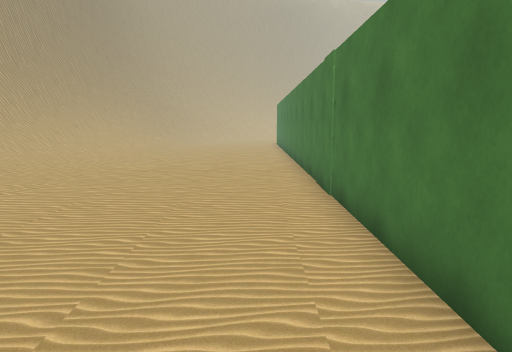
view 1 (above)

13 first-person views from a walk through a 3-D level made in the Unity game engine. The camera is 1.5 m above the floor, tilts 8° down and sees 70° across. The floor is counted in squares, 1 m on a side. Each view is taken from the middle of a square. On the plan, view 1 faces up. The plan holds only what a view shows up to about 16 squares ahead; the rest is blank. The place goes on beyond the plan. Some animated figures are not drawn.

view 2
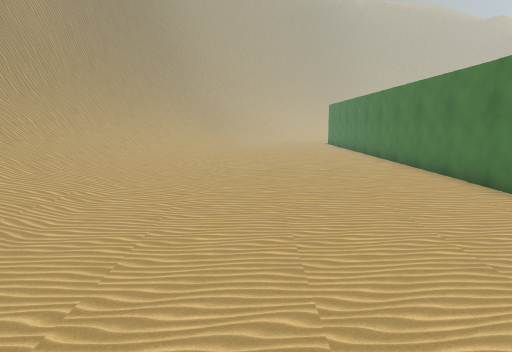

view 3
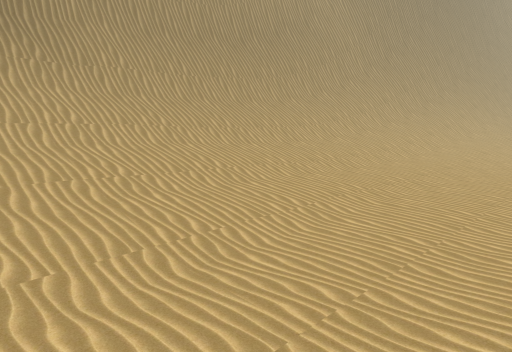

view 4
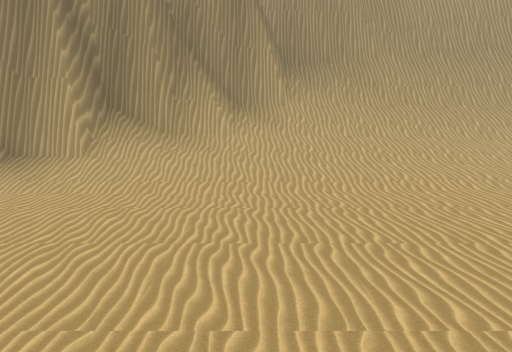

view 5
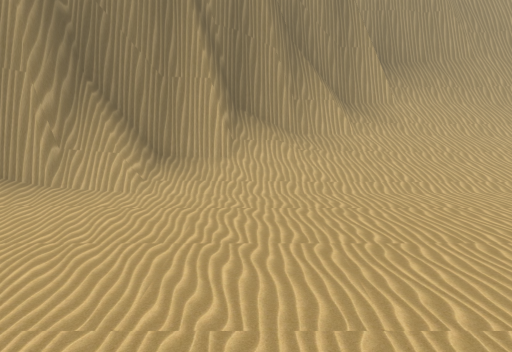

view 6
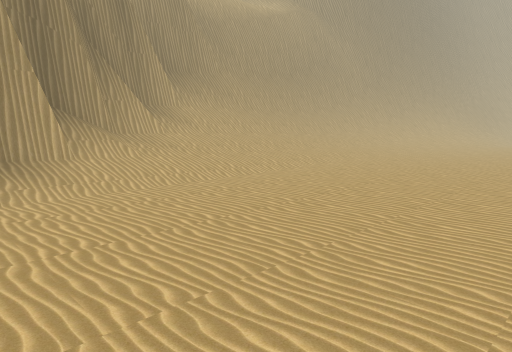

view 7
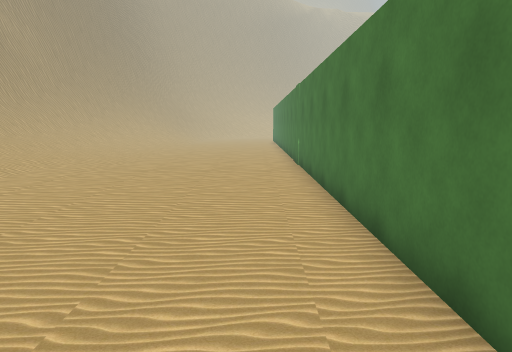

view 8
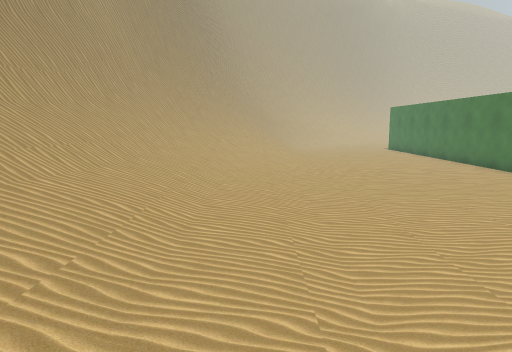

view 9
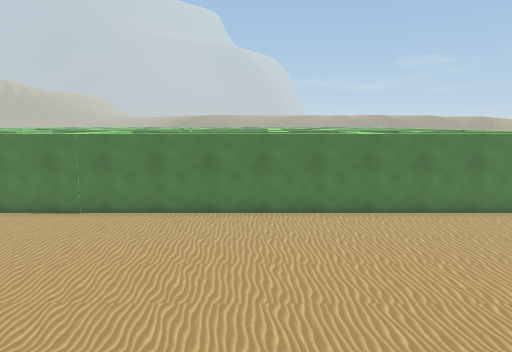

view 10
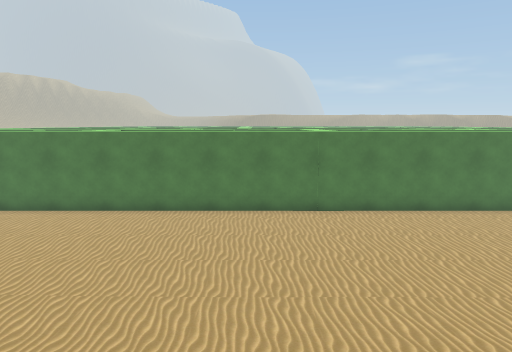

view 11
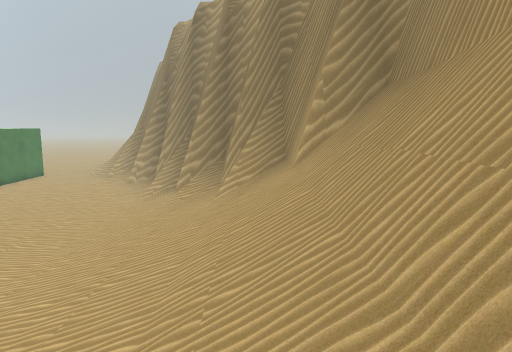

view 12
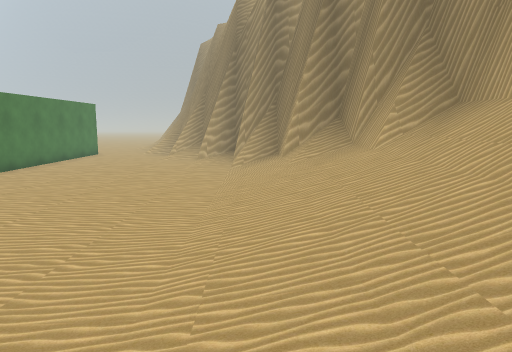

view 13
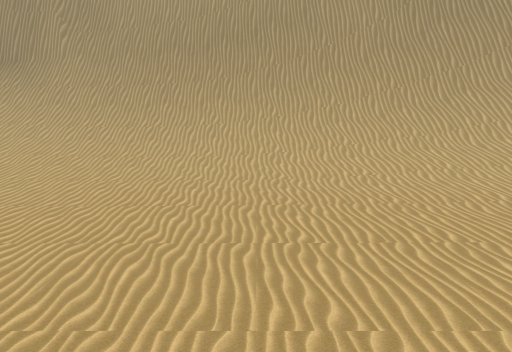

### Floor plan
Key: @ floor where view 1 was taken; # wall or solid block; . main floor; : floor 0.25 m higher than the main floor; / step, stairs or slope; = window, fence, low wall or low ledge; v drop or lower ground.
Columns run from 16 left of view 1 to 2 right of it. Each row starts with its distance up from view 1.
 18  v ##=/////.......#
 17  v##=/////:.......#
 16  v##/////:........#
 15  v#=/////:........#
 14 vv#=/////:........#
 13 vv#=/////:........#
 12 vv#=/////:........#
 11 v #=/////:........#
 10 v #=/////.........#
  9 v #=/////:........#
  8 v #=/////:........#
  7 v #=/////:........#
  6 v##=/////.........#
  5 v#///////.........#
  4 v#///////.........#
  3 v#///////.........#
  2 v###/////.........#
  1 vv##/////.........#
  0   v#==///.......@.#
 -1   v###///.........#
 -2   vv##///.........#
 -3   vv #///.........#
 -4     v###/.........#
 -5     v  #/.........#
 -6      v #==........#
 -7      vv##=........#

Positions as (right, up) in squares from view 1, and headings:
1: (0, 0), facing up
2: (-4, 0), facing up
3: (-4, 2), facing up-left
4: (1, 1), facing left
5: (1, -3), facing left
6: (1, -7), facing up-left
7: (0, -6), facing up
8: (-8, 2), facing up
9: (-12, 1), facing right
10: (-12, 11), facing right
11: (-12, 10), facing down
12: (-8, 9), facing down
13: (1, 14), facing left
